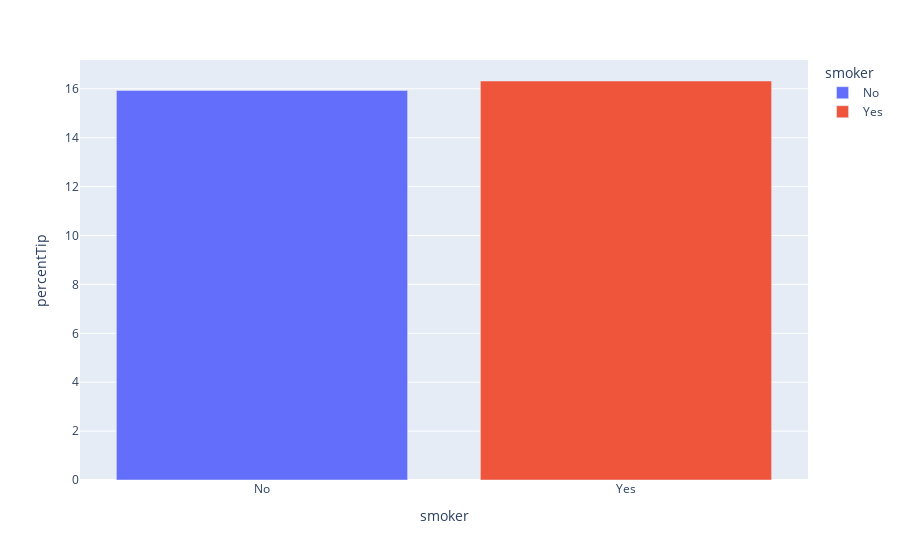

Notebook code for this chart:
### Code cell
data2 = df.copy(deep=True)
data2 = data2.groupby('smoker', as_index=False)['percentTip'].mean()
fig = px.bar(data_frame = data2, x="smoker", y="percentTip", color= "smoker")
fig.show()

### Figure 1 — Plotly figure (JSON) as saved in the notebook; plotly's stock layout.template omitted (floating-point values rounded to 4 significant figures)
{"data": [{"alignmentgroup": "True", "hovertemplate": "smoker=%{x}<br>percentTip=%{y}<extra></extra>", "legendgroup": "No", "marker": {"color": "#636efa", "pattern": {"shape": ""}}, "name": "No", "offsetgroup": "No", "orientation": "v", "showlegend": true, "textposition": "auto", "type": "bar", "x": ["No"], "xaxis": "x", "y": [15.93], "yaxis": "y"}, {"alignmentgroup": "True", "hovertemplate": "smoker=%{x}<br>percentTip=%{y}<extra></extra>", "legendgroup": "Yes", "marker": {"color": "#EF553B", "pattern": {"shape": ""}}, "name": "Yes", "offsetgroup": "Yes", "orientation": "v", "showlegend": true, "textposition": "auto", "type": "bar", "x": ["Yes"], "xaxis": "x", "y": [16.32], "yaxis": "y"}], "layout": {"barmode": "relative", "legend": {"title": {"text": "smoker"}, "tracegroupgap": 0}, "margin": {"t": 60}, "xaxis": {"anchor": "y", "categoryarray": ["No", "Yes"], "categoryorder": "array", "domain": [0, 1], "title": {"text": "smoker"}}, "yaxis": {"anchor": "x", "domain": [0, 1], "title": {"text": "percentTip"}}}}
